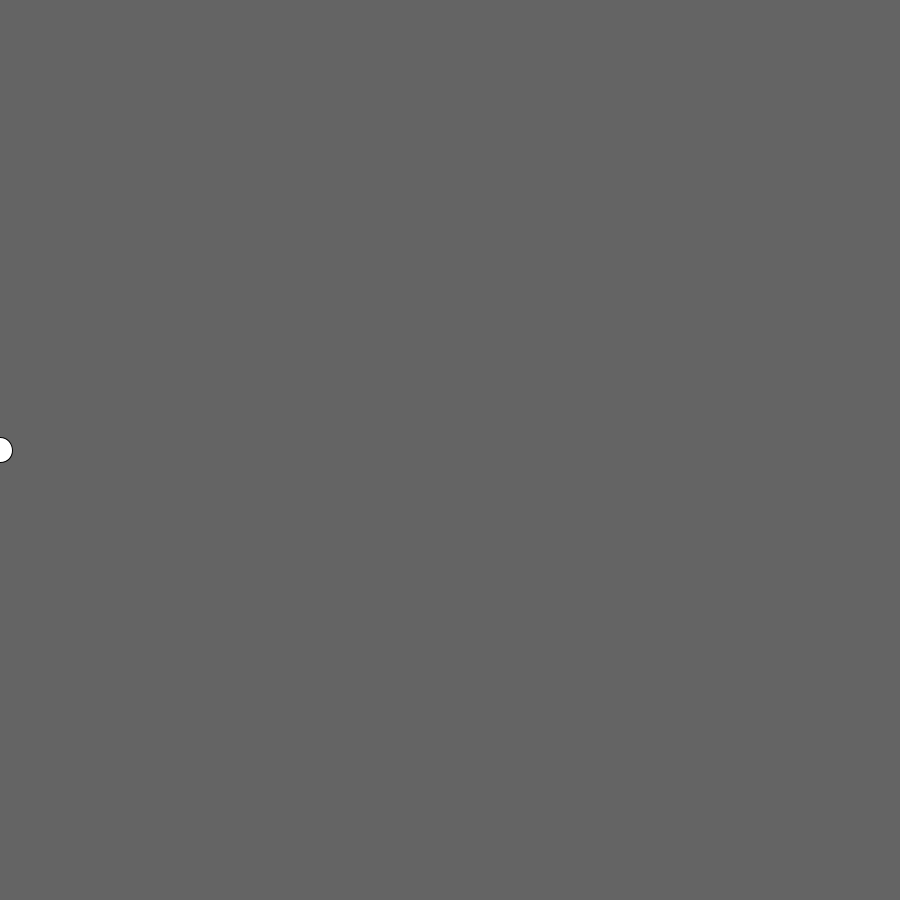
Frame 1 (no input)
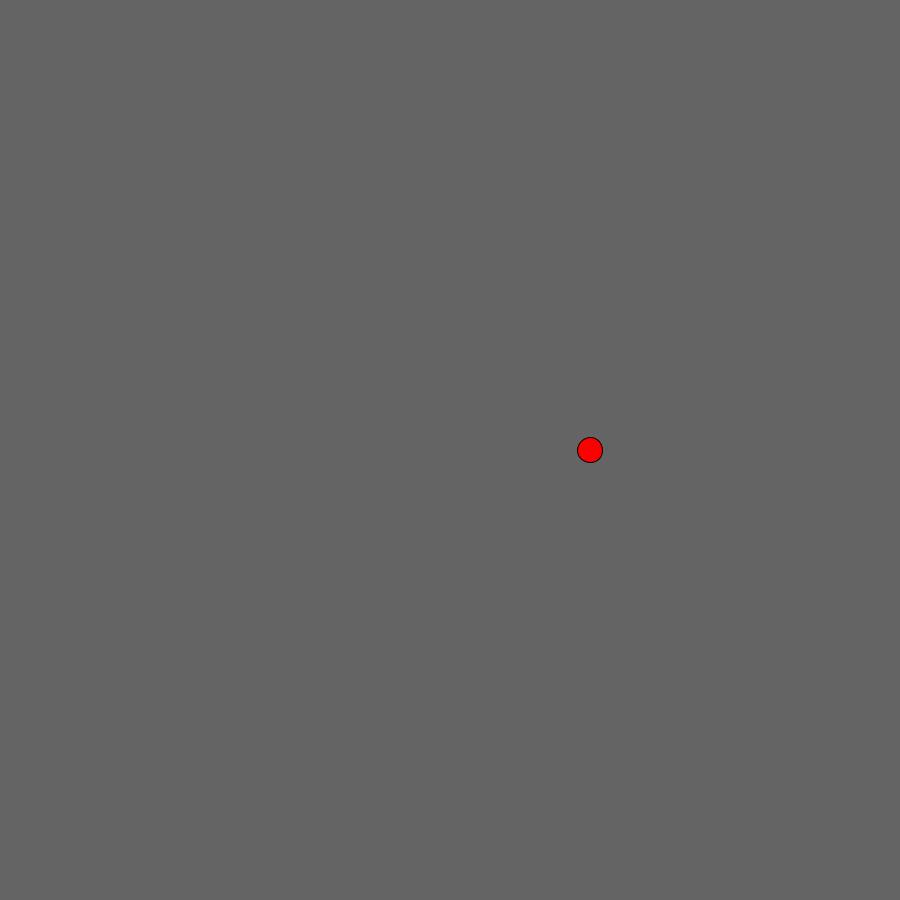
Frame 60 (the mouse pressed at the canvas centre just before this capture)
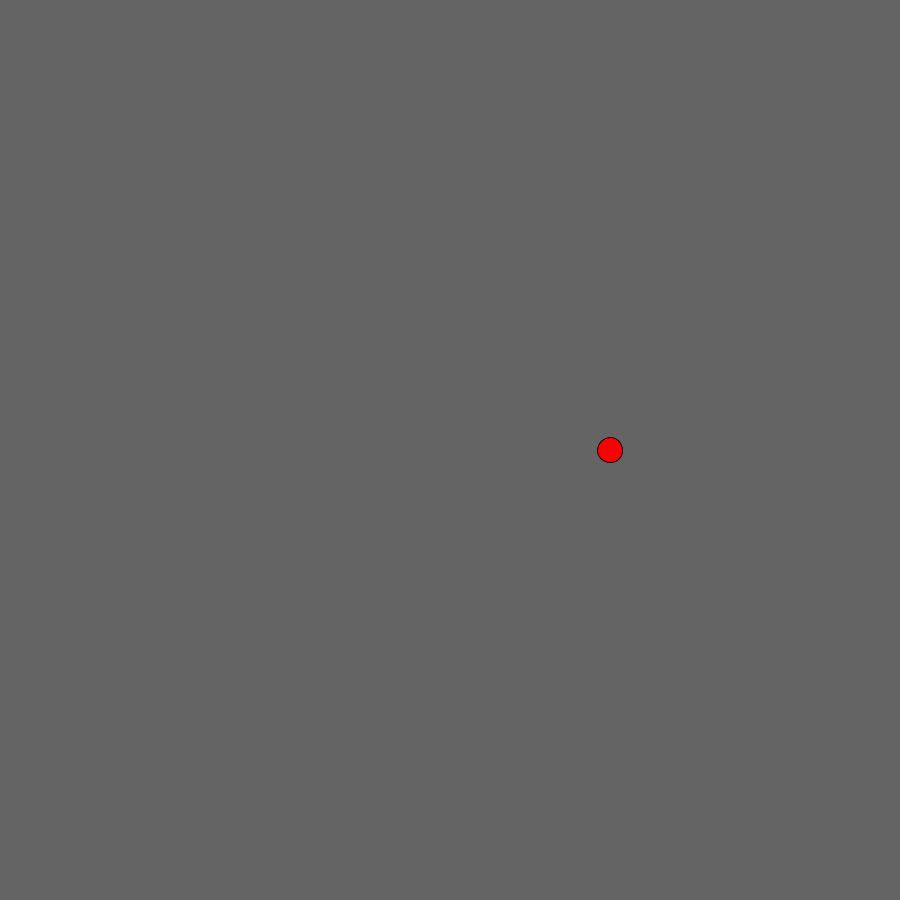
Frame 120 (the mouse held since frame 60 and released just before this capture)

The Processing sketch that drew these frames (run headless with seeded random() and noise(); from frame 60 on, the mouse is pressed at the canvas centre):

// Processing sketch: sketch_160709b
// ── sketch_160709b.pde
int x=0;
int speed=10;
void setup(){
  size(900,900);
  background(100,100,100);
}
void draw(){
  background(100,100,100);
  ellipse(x,450,25,25);
  fill(256,0,0);
  stroke(0,0,0);
  x=x+speed;
  if(x>=900){
  speed=speed*-1;
  }
  if(x<=0){
  speed=speed*-1;
  }   

}
